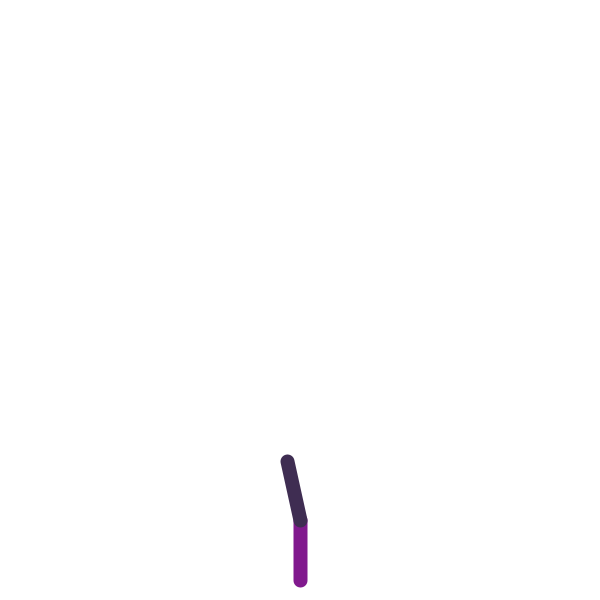
Frame 1 (no input)
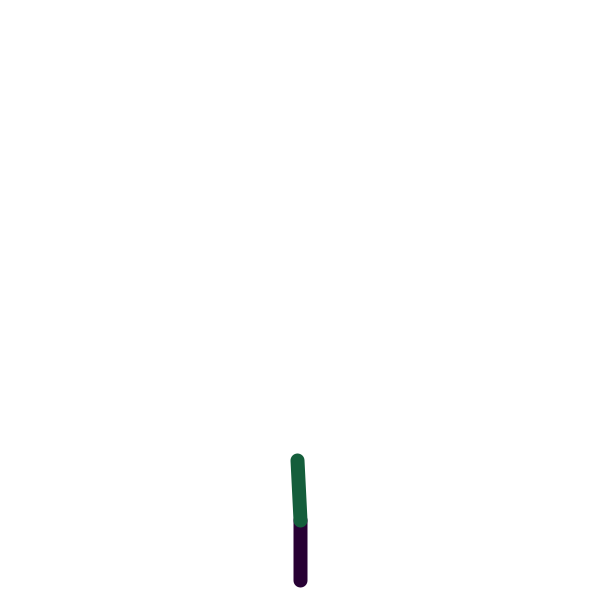
Frame 2 (the mouse pressed at the canvas centre, redrawn once)

The Processing sketch that drew these frames (run headless with seeded random() and noise(); the mouse was pressed at the canvas centre and the sketch redrawn once):

// Processing sketch: processing_16787
// ── processing_16787.pde

int branchNum = 1;

void setup()   
{   
  size(600,600);   
  smooth();   
  noLoop();   
}   


void draw()   

{   

  background(255);      

  strokeWeight(14);   

  translate(width/2,height-20);   

  branch(0);   

}   

   

void branch(int depth){   
  if (depth < branchNum) {
    stroke(random(0,200),random(0,100),random(0,150));
    line(0,0,0,-height/10);   
    {   
      translate(0,-height/10);   
      rotate(random(-0.4,0.4));    
      if (random(1.0) < 0.4){ // branching     
        rotate(0.3);  
        scale(0.7);  
        pushMatrix();   
        branch(depth + 1);   
        popMatrix();       
        rotate(-0.6);  
        pushMatrix();   
        branch(depth + 1);      
        popMatrix();           
      }   
      else { // continue     
        branch(depth);  
      }   
    }   
  }  
}   

   

   

void mouseReleased(){   
  branchNum += 1;
  if(branchNum > 15) {
    branchNum = 1;
  }
  redraw();    

} 
